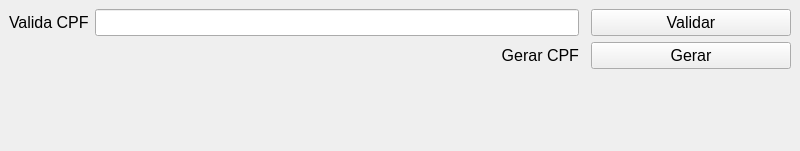
<?xml version="1.0" encoding="UTF-8"?>
<ui version="4.0">
 <class>MainWindow</class>
 <widget class="QMainWindow" name="MainWindow">
  <property name="geometry">
   <rect>
    <x>0</x>
    <y>0</y>
    <width>800</width>
    <height>151</height>
   </rect>
  </property>
  <property name="windowTitle">
   <string>Validador e Gerador de CPF</string>
  </property>
  <widget class="QWidget" name="centralwidget">
   <layout class="QGridLayout" name="gridLayout">
    <item row="0" column="3">
     <widget class="QPushButton" name="btnValidaCpf">
      <property name="minimumSize">
       <size>
        <width>200</width>
        <height>0</height>
       </size>
      </property>
      <property name="font">
       <font>
        <pointsize>12</pointsize>
       </font>
      </property>
      <property name="text">
       <string>Validar</string>
      </property>
     </widget>
    </item>
    <item row="6" column="0" colspan="4">
     <widget class="QLabel" name="labelRetorno">
      <property name="font">
       <font>
        <pointsize>20</pointsize>
       </font>
      </property>
      <property name="styleSheet">
       <string notr="true">color:green;</string>
      </property>
      <property name="text">
       <string/>
      </property>
      <property name="alignment">
       <set>Qt::AlignCenter</set>
      </property>
     </widget>
    </item>
    <item row="0" column="0">
     <widget class="QLabel" name="label_2">
      <property name="font">
       <font>
        <pointsize>12</pointsize>
       </font>
      </property>
      <property name="text">
       <string>Valida CPF</string>
      </property>
     </widget>
    </item>
    <item row="0" column="1">
     <widget class="QLineEdit" name="inputValidaCpf">
      <property name="font">
       <font>
        <pointsize>12</pointsize>
       </font>
      </property>
     </widget>
    </item>
    <item row="3" column="0" colspan="2">
     <widget class="QLabel" name="label">
      <property name="font">
       <font>
        <pointsize>12</pointsize>
       </font>
      </property>
      <property name="text">
       <string>Gerar CPF</string>
      </property>
      <property name="alignment">
       <set>Qt::AlignRight|Qt::AlignTrailing|Qt::AlignVCenter</set>
      </property>
     </widget>
    </item>
    <item row="3" column="3">
     <widget class="QPushButton" name="btnGeraCpf">
      <property name="minimumSize">
       <size>
        <width>200</width>
        <height>0</height>
       </size>
      </property>
      <property name="font">
       <font>
        <pointsize>12</pointsize>
       </font>
      </property>
      <property name="text">
       <string>Gerar</string>
      </property>
     </widget>
    </item>
   </layout>
  </widget>
 </widget>
 <resources/>
 <connections/>
</ui>
